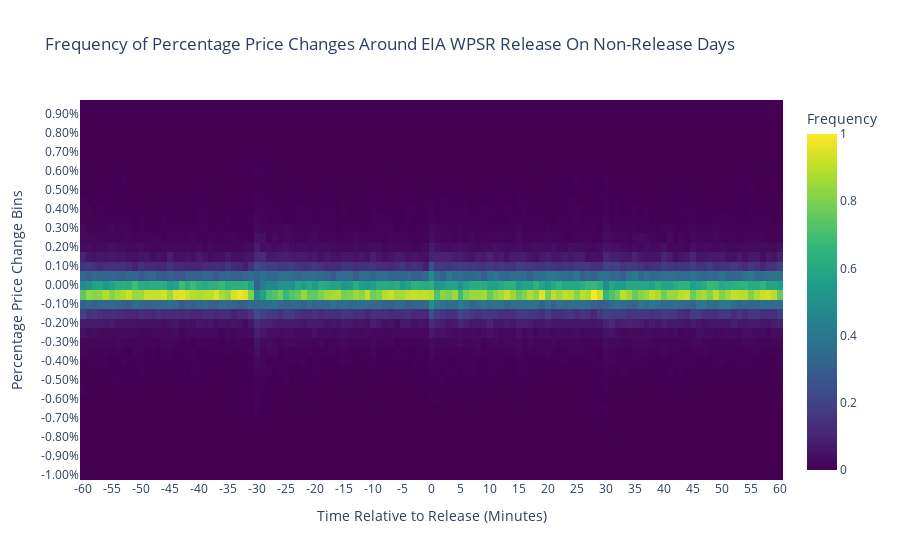

Source (notebook cell):
### Code cell


### Figure 1 — Plotly figure (JSON) as saved in the notebook; plotly's stock layout.template omitted (floating-point values rounded to 4 significant figures; data arrays with more than 128 entries replaced by an {"elided": "..."} marker saying what was removed)
{"data": [{"colorbar": {"title": {"text": "Frequency"}}, "colorscale": [[0, "#440154"], [0.1111, "#482878"], [0.2222, "#3e4989"], [0.3333, "#31688e"], [0.4444, "#26828e"], [0.5556, "#1f9e89"], [0.6667, "#35b779"], [0.7778, "#6ece58"], [0.8889, "#b5de2b"], [1, "#fde725"]], "type": "heatmap", "x": [-60.0, -59.0, -58.0, -57.0, -56.0, -55.0, -54.0, -53.0, -52.0, -51.0, -50.0, -49.0, -48.0, -47.0, -46.0, -45.0, -44.0, -43.0, -42.0, -41.0, -40.0, -39.0, -38.0, -37.0, -36.0, -35.0, -34.0, -33.0, -32.0, -31.0, -30.0, -29.0, -28.0, -27.0, -26.0, -25.0, -24.0, -23.0, -22.0, -21.0, -20.0, -19.0, -18.0, -17.0, -16.0, -15.0, -14.0, -13.0, -12.0, -11.0, -10.0, -9.0, -8.0, -7.0, -6.0, -5.0, -4.0, -3.0, -2.0, -1.0, 0.0, 1.0, 2.0, 3.0, 4.0, 5.0, 6.0, 7.0, 8.0, 9.0, 10.0, 11.0, 12.0, 13.0, 14.0, 15.0, 16.0, 17.0, 18.0, 19.0, 20.0, 21.0, 22.0, 23.0, 24.0, 25.0, 26.0, 27.0, 28.0, 29.0, 30.0, 31.0, 32.0, 33.0, 34.0, 35.0, 36.0, 37.0, 38.0, 39.0, 40.0, 41.0, 42.0, 43.0, 44.0, 45.0, 46.0, 47.0, 48.0, 49.0, 50.0, 51.0, 52.0, 53.0, 54.0, 55.0, 56.0, 57.0, 58.0, 59.0, 60.0], "y": ["-1.00%", "-0.95%", "-0.90%", "-0.85%", "-0.80%", "-0.75%", "-0.70%", "-0.65%", "-0.60%", "-0.55%", "-0.50%", "-0.45%", "-0.40%", "-0.35%", "-0.30%", "-0.25%", "-0.20%", "-0.15%", "-0.10%", "-0.05%", "0.00%", "0.05%", "0.10%", "0.15%", "0.20%", "0.25%", "0.30%", "0.35%", "0.40%", "0.45%", "0.50%", "0.55%", "0.60%", "0.65%", "0.70%", "0.75%", "0.80%", "0.85%", "0.90%", "0.95%"], "z": {"elided": "40x121 float values"}}], "layout": {"title": {"text": "Frequency of Percentage Price Changes Around EIA WPSR Release On Non-Release Days"}, "xaxis": {"ticktext": [-60, -55, -50, -45, -40, -35, -30, -25, -20, -15, -10, -5, 0, 5, 10, 15, 20, 25, 30, 35, 40, 45, 50, 55, 60], "tickvals": [-60, -55, -50, -45, -40, -35, -30, -25, -20, -15, -10, -5, 0, 5, 10, 15, 20, 25, 30, 35, 40, 45, 50, 55, 60], "title": {"text": "Time Relative to Release (Minutes)"}}, "yaxis": {"title": {"text": "Percentage Price Change Bins"}}}}
